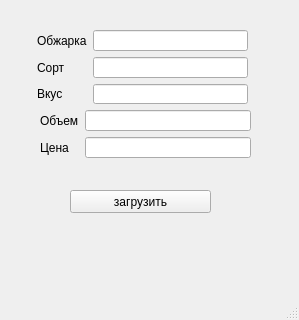
<?xml version="1.0" encoding="UTF-8"?>
<ui version="4.0">
 <class>MainWindow</class>
 <widget class="QMainWindow" name="MainWindow">
  <property name="geometry">
   <rect>
    <x>0</x>
    <y>0</y>
    <width>299</width>
    <height>320</height>
   </rect>
  </property>
  <property name="windowTitle">
   <string>MainWindow</string>
  </property>
  <widget class="QWidget" name="centralwidget">
   <widget class="QPushButton" name="pushButton">
    <property name="geometry">
     <rect>
      <x>70</x>
      <y>190</y>
      <width>141</width>
      <height>23</height>
     </rect>
    </property>
    <property name="text">
     <string>загрузить</string>
    </property>
   </widget>
   <widget class="QWidget" name="">
    <property name="geometry">
     <rect>
      <x>37</x>
      <y>30</y>
      <width>211</width>
      <height>74</height>
     </rect>
    </property>
    <layout class="QGridLayout" name="gridLayout">
     <item row="1" column="0">
      <widget class="QLabel" name="label_2">
       <property name="text">
        <string>Сорт</string>
       </property>
      </widget>
     </item>
     <item row="0" column="0">
      <widget class="QLabel" name="label">
       <property name="text">
        <string>Обжарка</string>
       </property>
      </widget>
     </item>
     <item row="1" column="1">
      <widget class="QLineEdit" name="lineEdit_2"/>
     </item>
     <item row="2" column="0">
      <widget class="QLabel" name="label_3">
       <property name="text">
        <string>Вкус</string>
       </property>
      </widget>
     </item>
     <item row="2" column="1">
      <widget class="QLineEdit" name="lineEdit_3"/>
     </item>
     <item row="0" column="1">
      <widget class="QLineEdit" name="lineEdit"/>
     </item>
    </layout>
   </widget>
   <widget class="QWidget" name="">
    <property name="geometry">
     <rect>
      <x>40</x>
      <y>110</y>
      <width>211</width>
      <height>48</height>
     </rect>
    </property>
    <layout class="QGridLayout" name="gridLayout_2">
     <item row="0" column="0">
      <widget class="QLabel" name="label_4">
       <property name="text">
        <string>Объем</string>
       </property>
      </widget>
     </item>
     <item row="0" column="1">
      <widget class="QLineEdit" name="lineEdit_4"/>
     </item>
     <item row="1" column="0">
      <widget class="QLabel" name="label_5">
       <property name="text">
        <string>Цена</string>
       </property>
      </widget>
     </item>
     <item row="1" column="1">
      <widget class="QLineEdit" name="lineEdit_5"/>
     </item>
    </layout>
   </widget>
  </widget>
  <widget class="QMenuBar" name="menubar">
   <property name="geometry">
    <rect>
     <x>0</x>
     <y>0</y>
     <width>299</width>
     <height>21</height>
    </rect>
   </property>
  </widget>
  <widget class="QStatusBar" name="statusbar"/>
 </widget>
 <resources/>
 <connections/>
</ui>
